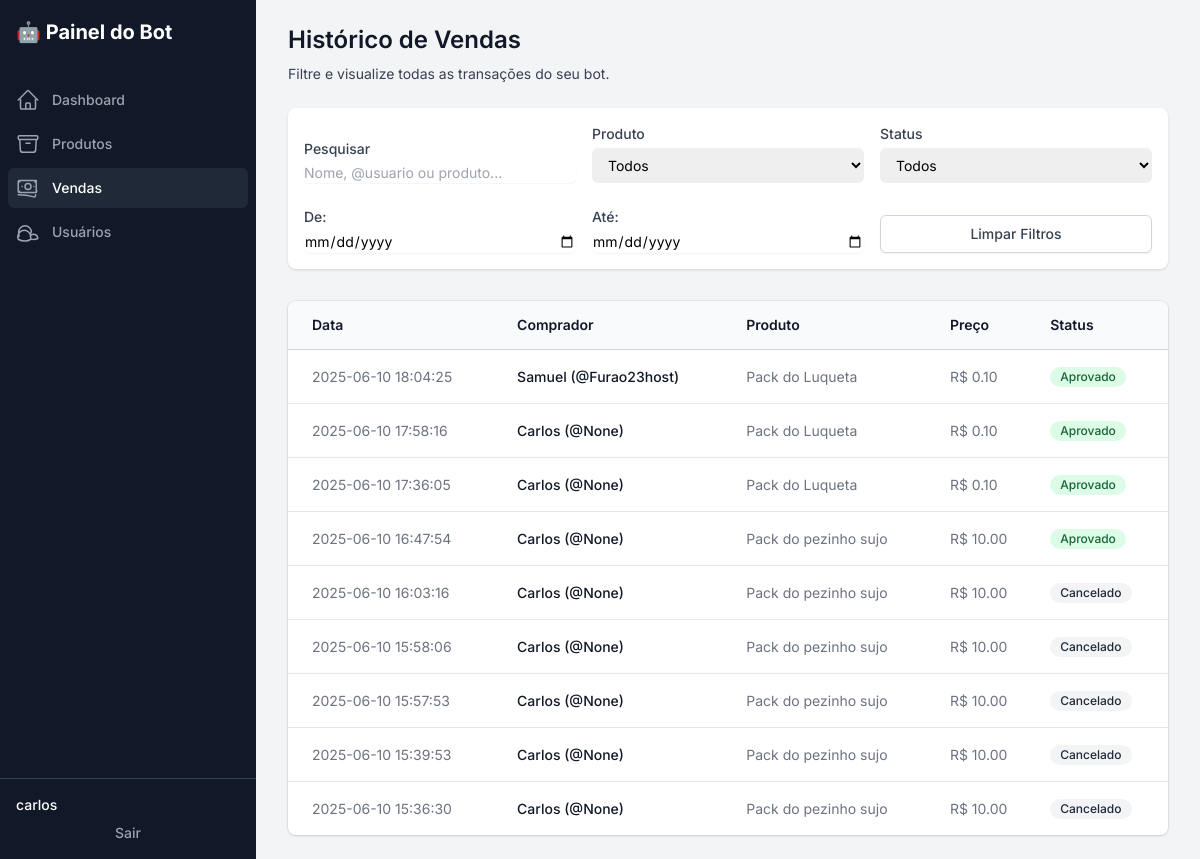
Page /vendas (signed in) on the earlier database version.
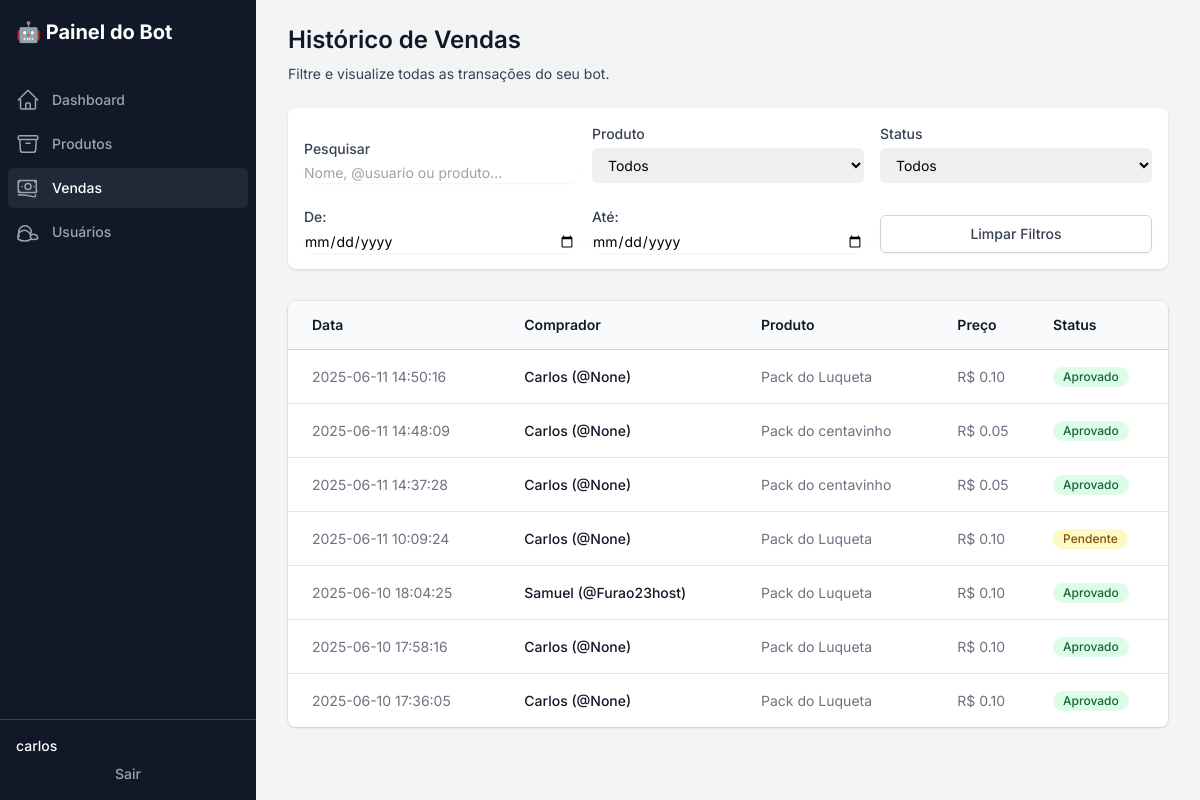
Same page on the later database version.
### tables this page shows
CREATE TABLE vendas (
    id INTEGER PRIMARY KEY AUTOINCREMENT,
    user_id INTEGER,
    produto_id INTEGER,
    payment_id TEXT,
    status TEXT,
    data_venda TEXT,
    FOREIGN KEY (user_id) REFERENCES users (id),
    FOREIGN KEY (produto_id) REFERENCES produtos (id)
);

CREATE TABLE users (
    id INTEGER PRIMARY KEY,
    username TEXT,
    first_name TEXT,
    last_name TEXT,
    data_registro TEXT
);

CREATE TABLE produtos (
    id INTEGER PRIMARY KEY AUTOINCREMENT,
    nome TEXT NOT NULL,
    preco REAL NOT NULL,
    link TEXT NOT NULL
);

### app.py (the view)
@app.route('/vendas')
def vendas():
    if not session.get('logged_in'): return redirect(url_for('login'))
    conn = get_db_connection()
    produtos_disponiveis = conn.execute('SELECT id, nome FROM produtos ORDER BY nome').fetchall()
    query_base = '''
        SELECT T.*
        FROM (
            SELECT v.id, u.username, u.first_name, p.nome, p.preco, v.data_venda, p.id as produto_id,
                   CASE
                       WHEN v.status = 'aprovado' THEN 'aprovado'
                       WHEN v.status = 'pendente' AND DATETIME('now', 'localtime', '-24 hours') > DATETIME(v.data_venda) THEN 'cancelado'
                       ELSE 'pendente'
                   END AS status
            FROM vendas v
            JOIN users u ON v.user_id = u.id
            JOIN produtos p ON v.produto_id = p.id
        ) AS T
    '''
    conditions = []
    params = []
    data_inicio_str, data_fim_str, pesquisa_str, produto_id_str, status_str = (
        request.args.get('data_inicio'), request.args.get('data_fim'),
        request.args.get('pesquisa'), request.args.get('produto_id'), request.args.get('status')
    )
    if data_inicio_str:
        conditions.append("DATE(T.data_venda) >= ?"); params.append(data_inicio_str)
    if data_fim_str:
        conditions.append("DATE(T.data_venda) <= ?"); params.append(data_fim_str)
    if pesquisa_str:
        conditions.append("(T.username LIKE ? OR T.nome LIKE ? OR T.first_name LIKE ?)")
        params.extend([f'%{pesquisa_str}%'] * 3)
    if produto_id_str:
        conditions.append("T.produto_id = ?"); params.append(produto_id_str)
    if status_str:
        conditions.append("T.status = ?"); params.append(status_str)
    if conditions:
        query_base += " WHERE " + " AND ".join(conditions)
    query_base += " ORDER BY T.id DESC"
    lista_vendas = conn.execute(query_base, tuple(params)).fetchall()
    conn.close()
    return render_template('vendas.html', vendas=lista_vendas, produtos_disponiveis=produtos_disponiveis)

### app.py (called while the page is built)
def get_db_connection():
    conn = sqlite3.connect(DB_NAME)
    conn.row_factory = sqlite3.Row
    return conn

### templates/vendas.html (shortened to what the changed rows need)
{% extends "layout.html" %}
{% block content %}
<div class="sm:flex sm:items-center sm:justify-between">
    <div class="sm:flex-auto">
        <h1 class="text-2xl font-semibold text-gray-900">Histórico de Vendas</h1>
    </div>
</div>
<div class="mt-8 flow-root">
    <div class="-mx-4 -my-2 overflow-x-auto sm:-mx-6 lg:-mx-8">
      <div class="inline-block min-w-full py-2 align-middle sm:px-6 lg:px-8">
        <div class="overflow-hidden shadow ring-1 ring-black ring-opacity-5 sm:rounded-lg">
          <table class="min-w-full divide-y divide-gray-300">
            <thead class="bg-gray-50">
              <tr>
                <th scope="col" class="py-3.5 pl-4 pr-3 text-left text-sm font-semibold text-gray-900 sm:pl-6">Data</th>
                <th scope="col" class="px-3 py-3.5 text-left text-sm font-semibold text-gray-900">Comprador</th>
                <th scope="col" class="px-3 py-3.5 text-left text-sm font-semibold text-gray-900">Produto</th>
                <th scope="col" class="px-3 py-3.5 text-left text-sm font-semibold text-gray-900">Preço</th>
                <th scope="col" class="px-3 py-3.5 text-left text-sm font-semibold text-gray-900">Status</th>
              </tr>
            </thead>
            <tbody id="vendas-table-body" class="divide-y divide-gray-200 bg-white">
              {% for venda in vendas %}
              <tr>
                <td class="whitespace-nowrap py-4 pl-4 pr-3 text-sm text-gray-500 sm:pl-6">{{ venda.data_venda }}</td>
                <td class="whitespace-nowrap px-3 py-4 text-sm font-medium text-gray-900">{{ venda.first_name }} (@{{ venda.username }})</td>
                <td class="whitespace-nowrap px-3 py-4 text-sm text-gray-500">{{ venda.nome }}</td>
                <td class="whitespace-nowrap px-3 py-4 text-sm text-gray-500">R$ {{ "%.2f"|format(venda.preco) }}</td>
                <td class="whitespace-nowrap px-3 py-4 text-sm text-gray-500">
                    {% if venda.status == 'aprovado' %}
                        <span class="inline-flex items-center rounded-full bg-green-100 px-2.5 py-0.5 text-xs font-medium text-green-800">Aprovado</span>
                    {% elif venda.status == 'cancelado' %}
                        <span class="inline-flex items-center rounded-full bg-gray-100 px-2.5 py-0.5 text-xs font-medium text-gray-800">Cancelado</span>
                    {% else %}
                        <span class="inline-flex items-center rounded-full bg-yellow-100 px-2.5 py-0.5 text-xs font-medium text-yellow-800">Pendente</span>
                    {% endif %}
                </td>
              </tr>
              {% else %}
              <tr>
                <td colspan="5" class="py-4 text-center text-sm text-gray-500">Nenhuma venda encontrada para os filtros selecionados.</td>
              </tr>
              {% endfor %}
            </tbody>
          </table>
        </div>
      </div>
    </div>
</div>
{% endblock %}

Differences in the rows shown:
no longer on this page (row unchanged): vendas: data_venda "2025-06-10 16:47:54", first_name "Carlos", username "None", nome "Pack do pezinho sujo", shows "Aprovado"
removed produtos: preco "10.00"
no longer on this page (row unchanged): vendas: data_venda "2025-06-10 16:03:16", first_name "Carlos", username "None", nome "Pack do pezinho sujo", shows "Cancelado"
no longer on this page (row unchanged): vendas: data_venda "2025-06-10 15:58:06", first_name "Carlos", username "None", nome "Pack do pezinho sujo", shows "Cancelado"
no longer on this page (row unchanged): vendas: data_venda "2025-06-10 15:57:53", first_name "Carlos", username "None", nome "Pack do pezinho sujo", shows "Cancelado"
no longer on this page (row unchanged): vendas: data_venda "2025-06-10 15:39:53", first_name "Carlos", username "None", nome "Pack do pezinho sujo", shows "Cancelado"
no longer on this page (row unchanged): vendas: data_venda "2025-06-10 15:36:30", first_name "Carlos", username "None", nome "Pack do pezinho sujo", shows "Cancelado"
added vendas: data_venda "2025-06-11 14:50:16", first_name "Carlos", username "None", nome "Pack do Luqueta", {{ "%.2f"|format(venda.preco) }} "0.10", shows "Aprovado"
added vendas: data_venda "2025-06-11 14:48:09", first_name "Carlos", username "None", nome "Pack do centavinho", shows "Aprovado"
added produtos: preco "0.05"
added vendas: data_venda "2025-06-11 14:37:28", first_name "Carlos", username "None", nome "Pack do centavinho", shows "Aprovado"
added vendas: data_venda "2025-06-11 10:09:24", first_name "Carlos", username "None", nome "Pack do Luqueta", {{ "%.2f"|format(venda.preco) }} "0.10", shows "Pendente"
